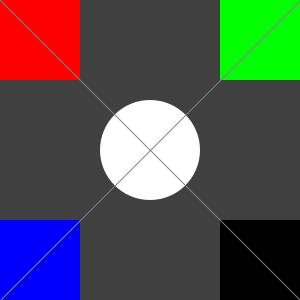
Frame 1 (no input)
Frame 60 (the mouse pressed at the canvas centre just before this capture): identical to frame 1, image omitted
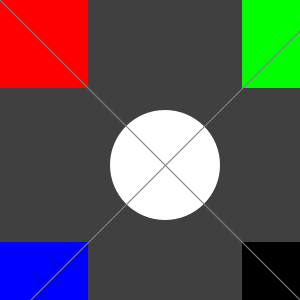
Frame 120 (the mouse held since frame 60 and released just before this capture)

The Processing sketch that drew these frames (run headless with seeded random() and noise(); from frame 60 on, the mouse is pressed at the canvas centre):

// Processing sketch: processing_6252
// ── processing_6252.pde

/**
 * Zooming by Ben Chun.
 *
 * Click to zoom in, alt-click (option-click) to zoom out. 
 */
 
 float offsetX, offsetY, scaleFactor;
 
 void setup()
 {
   size(300,300);
   offsetX = offsetY = 0;
   scaleFactor = 1.0;
   smooth();
 }
 
 void draw()
 {
   background(64);
   pushMatrix();
   scale(scaleFactor);
   translate(-offsetX, -offsetY);
   drawZoomed();
   popMatrix();
 }
 
 // write your drawing code here as if this were the regular draw()
 // and as if there were no translation or scaling going on
 void drawZoomed()
 {
   noStroke();
   fill(255,0,0);
   rect(0,0, 80,80);
   fill(0,255,0);
   rect(width-80,0, 80,80);
   fill(0,0,255);
   rect(0,height-80, 80,80);
   fill(0,0,0);
   rect(width-80,height-80, 80,80);
   fill(255,255,255);
   ellipse(width/2,height/2, 100,100);
   stroke(128);
   line(0,0, width,height);
   line(0,width, height,0);
 }
 
 void mousePressed()
 {
   // translation takes place inside the scaled world,
   // so account for that in adjusting the offsets
   offsetX += (mouseX - (width/2)) / scaleFactor;
   offsetY += (mouseY - (height/2)) / scaleFactor;
   if (offsetX < 0) offsetX = 0;
   if (offsetY < 0) offsetY = 0;
   if (offsetX > width-(width/scaleFactor)) offsetX = width-(width/scaleFactor);
   if (offsetY > height-(height/scaleFactor)) offsetY = height-(height/scaleFactor);
   
   if (keyPressed && keyCode==ALT) scaleFactor -= 0.1;
   else scaleFactor += 0.1;
   if (scaleFactor < 1.0) scaleFactor = 1.0;
 }
